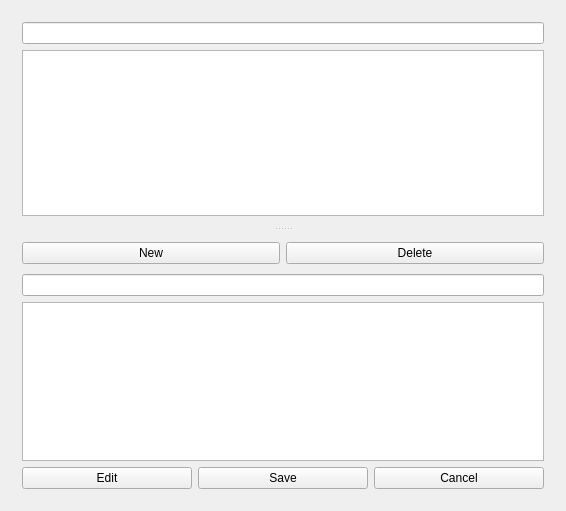
<?xml version="1.0" encoding="UTF-8"?>
<ui version="4.0">
 <class>MainWindow</class>
 <widget class="QMainWindow" name="MainWindow">
  <property name="geometry">
   <rect>
    <x>0</x>
    <y>0</y>
    <width>566</width>
    <height>511</height>
   </rect>
  </property>
  <property name="windowTitle">
   <string>MainWindow</string>
  </property>
  <widget class="QWidget" name="centralWidget">
   <layout class="QVBoxLayout" name="verticalLayout_4">
    <item>
     <widget class="QSplitter" name="splitter">
      <property name="orientation">
       <enum>Qt::Vertical</enum>
      </property>
      <widget class="QWidget" name="">
       <layout class="QVBoxLayout" name="verticalLayout_3">
        <item>
         <widget class="QLineEdit" name="noteSearchEdit"/>
        </item>
        <item>
         <widget class="QListView" name="noteView"/>
        </item>
       </layout>
      </widget>
      <widget class="QWidget" name="">
       <layout class="QVBoxLayout" name="verticalLayout_2">
        <item>
         <layout class="QHBoxLayout" name="horizontalLayout_2">
          <item>
           <widget class="QPushButton" name="newNoteButton">
            <property name="text">
             <string>New</string>
            </property>
           </widget>
          </item>
          <item>
           <widget class="QPushButton" name="deleteNoteButton">
            <property name="text">
             <string>Delete</string>
            </property>
           </widget>
          </item>
         </layout>
        </item>
        <item>
         <layout class="QVBoxLayout" name="verticalLayout">
          <property name="spacing">
           <number>0</number>
          </property>
          <item>
           <widget class="QTabWidget" name="tabNotes">
            <property name="sizePolicy">
             <sizepolicy hsizetype="Expanding" vsizetype="Expanding">
              <horstretch>0</horstretch>
              <verstretch>0</verstretch>
             </sizepolicy>
            </property>
            <property name="maximumSize">
             <size>
              <width>16777215</width>
              <height>21</height>
             </size>
            </property>
            <property name="baseSize">
             <size>
              <width>0</width>
              <height>0</height>
             </size>
            </property>
            <property name="currentIndex">
             <number>-1</number>
            </property>
            <property name="documentMode">
             <bool>true</bool>
            </property>
            <property name="tabsClosable">
             <bool>true</bool>
            </property>
            <property name="movable">
             <bool>false</bool>
            </property>
           </widget>
          </item>
          <item>
           <widget class="QLineEdit" name="noteSubject"/>
          </item>
         </layout>
        </item>
        <item>
         <widget class="QTextEdit" name="noteBody"/>
        </item>
        <item>
         <layout class="QHBoxLayout" name="horizontalLayout">
          <item>
           <widget class="QPushButton" name="editNoteButton">
            <property name="text">
             <string>Edit</string>
            </property>
           </widget>
          </item>
          <item>
           <widget class="QPushButton" name="saveNoteButton">
            <property name="text">
             <string>Save</string>
            </property>
           </widget>
          </item>
          <item>
           <widget class="QPushButton" name="cancelButton">
            <property name="text">
             <string>Cancel</string>
            </property>
           </widget>
          </item>
         </layout>
        </item>
       </layout>
      </widget>
     </widget>
    </item>
   </layout>
  </widget>
 </widget>
 <layoutdefault spacing="6" margin="11"/>
 <resources/>
 <connections/>
</ui>
